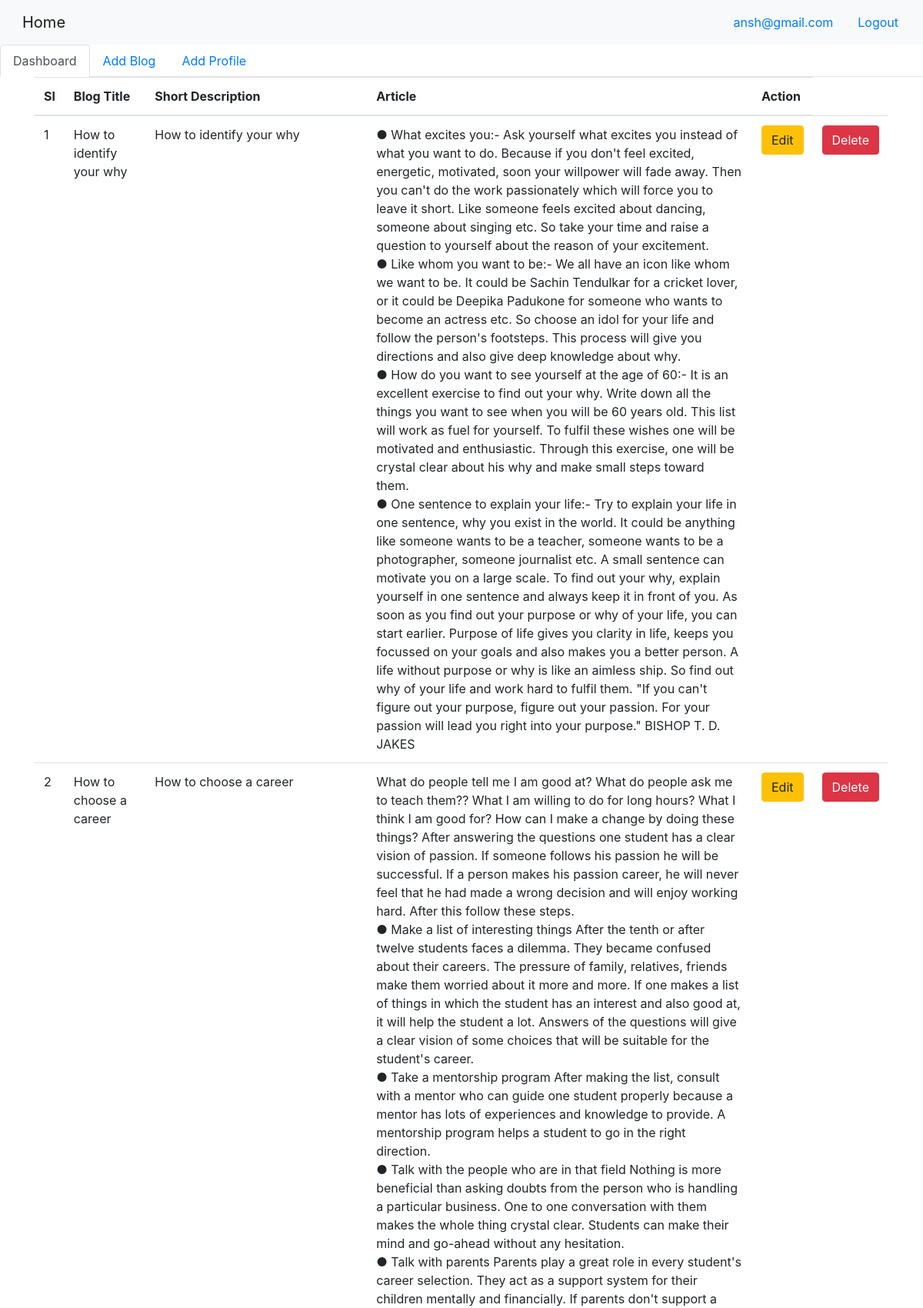
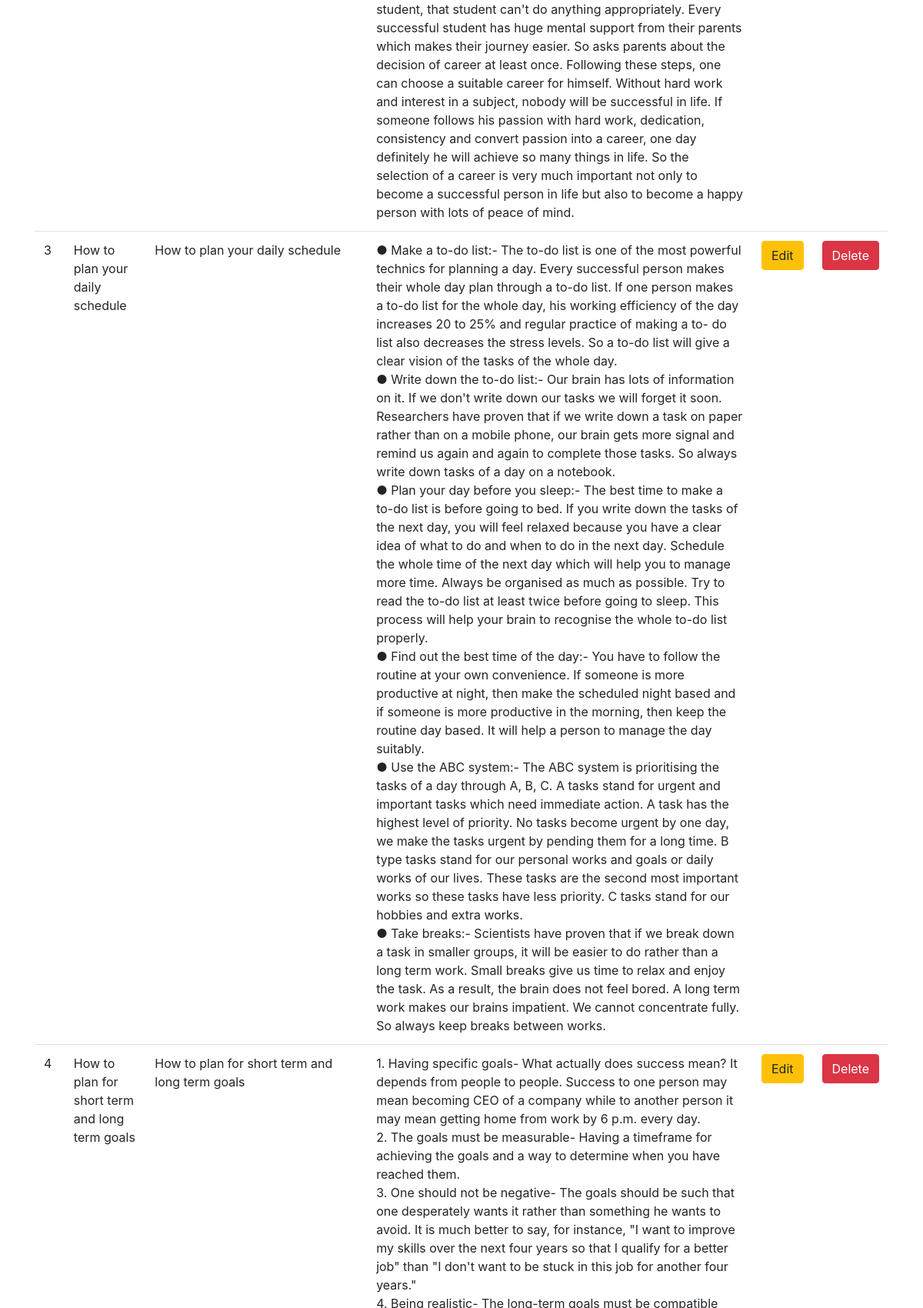
The page /dashboard.php (signed in, upper part) on the database its author committed (2 pictures, top to bottom).
### tables this page shows
CREATE TABLE `blog` (
  `id` int(5) NOT NULL,
  `admin_id` int(5) NOT NULL,
  `img_file` varchar(64) NOT NULL,
  `blog_title` text NOT NULL,
  `srt_dec` text NOT NULL,
  `blog` text NOT NULL,
  `date` datetime NOT NULL DEFAULT current_timestamp()
);

### dashboard.php (the view, shortened to what this page needs)
<?php
  include 'partial/_dbconnect.php';
$limit = 10;
if (isset($_GET["page"])) {
	$page  = $_GET["page"];
	}
	else{
	$page=1;
	};
$start_from = ($page-1) * $limit;
$result = mysqli_query($conn,"SELECT * FROM blog ORDER BY id ASC LIMIT $start_from, $limit");
?>
<!doctype html>
<html lang="en">
  <head>
    <link rel="stylesheet" href="https://stackpath.bootstrapcdn.com/bootstrap/4.5.2/css/bootstrap.min.css">
  </head>
  <body>
        <nav class="navbar navbar-light bg-light">
        <a class="navbar-brand btn" href="#">Home</a>
            <ul class="nav justify-content-end">
            <li class="nav-item">
                <a class="nav-link active"> <?php echo $_SESSION['username'];?></a>
            </li>
            <li class="nav-item">
                <a class="nav-link" href="logout.php">Logout</a>
            </li>
            </ul>
        </nav>
        <ul class="nav nav-tabs">
            <li class="nav-item">
                <a class="nav-link active" href="dashboard.php">Dashboard</a>
            </li>
            <li class="nav-item">
                <a class="nav-link"  href="addblog.php">Add Blog</a>
            </li>
            <li class="nav-item">
                <a class="nav-link" href="signup.php">Add Profile</a>
            </li>
        </ul>
        <div class="container">
            <table class="table">
                <thead>
                    <tr>
                    <th scope="col">Sl</th>
                    <th scope="col">Blog Title</th>
                    <th scope="col">Short Description</th>
                    <th scope="col">Article</th>
                    <th scope="col">Action</th>
                    </tr>
                </thead>
                <tbody>
                <?php
                while($row = mysqli_fetch_array($result))
                    {?>
                    <tr>
                    <td><?php echo $row['id']; ?></td>
                    <td><?php echo str_replace("\'","'",$row['blog_title']); ?></td>
                    <td><?php echo str_replace("\'","'",$row['srt_dec']); ?></td>
                    <td><?php echo str_replace("\'","'",$row['blog']); ?></td>
                    <td><a class="btn btn-warning" href="editblog.php?id=<?php echo base64_encode($row['id']);?>" role="button">Edit</a></td>
                    <td><a class="btn btn-danger" href="delete.php?id=<?php echo base64_encode($row['id']);?>" role="button">Delete</a></td>
                    </tr>
                    <?php
                    };
                     ?>
                </tbody>
            </table>
        </div>
  </body>
</html>

### rows shown on the page
blog: id "1", blog_title "How to identify your why", srt_dec "How to identify your why", blog "● What excites you:- Ask yourself what excites you instead of what you want to do. Because if you don't feel excited, energetic, motivated, soon your willpower will fade away. Then you can't do the work passionately which will force you to leave it short. Like someone feels excited about dancing, someone about singing etc. So take your time and raise a question to yourself about the reason of your excitement. ● Like whom you want to be:- We all have an icon like whom we want to be. It could be Sachin Tendulkar for a cricket lover, or it could be Deepika Padukone for someone who wants to become an actress etc. So choose an idol for your life and follow the person's footsteps. This process…"
blog: id "2", blog_title "How to choose a career", srt_dec "How to choose a career", blog "What do people tell me I am good at? What do people ask me to teach them?? What I am willing to do for long hours? What I think I am good for? How can I make a change by doing these things? After answering the questions one student has a clear vision of passion. If someone follows his passion he will be successful. If a person makes his passion career, he will never feel that he had made a wrong decision and will enjoy working hard. After this follow these steps. ● Make a list of interesting things After the tenth or after twelve students faces a dilemma. They became confused about their careers. The pressure of family, relatives, friends make them worried about it more and more. If one…"
blog: id "3", blog_title "How to plan your daily schedule", srt_dec "How to plan your daily schedule", blog "● Make a to-do list:- The to-do list is one of the most powerful technics for planning a day. Every successful person makes their whole day plan through a to-do list. If one person makes a to-do list for the whole day, his working efficiency of the day increases 20 to 25% and regular practice of making a to- do list also decreases the stress levels. So a to-do list will give a clear vision of the tasks of the whole day. ● Write down the to-do list:- Our brain has lots of information on it. If we don't write down our tasks we will forget it soon. Researchers have proven that if we write down a task on paper rather than on a mobile phone, our brain gets more signal and remind us again and…"
blog: id "4", blog_title "How to plan for short term and long term goals", srt_dec "How to plan for short term and long term goals", blog "1. Having specific goals- What actually does success mean? It depends from people to people. Success to one person may mean becoming CEO of a company while to another person it may mean getting home from work by 6 p.m. every day. 2. The goals must be measurable- Having a timeframe for achieving the goals and a way to determine when you have reached them. 3. One should not be negative- The goals should be such that one desperately wants it rather than something he wants to avoid. It is much better to say, for instance, \"I want to improve my skills over the next four years so that I qualify for a better job\" than \"I don't want to be stuck in this job for another four years.\""

### other values the page prints
$_SESSION['username'] "ansh@gmail.com"
